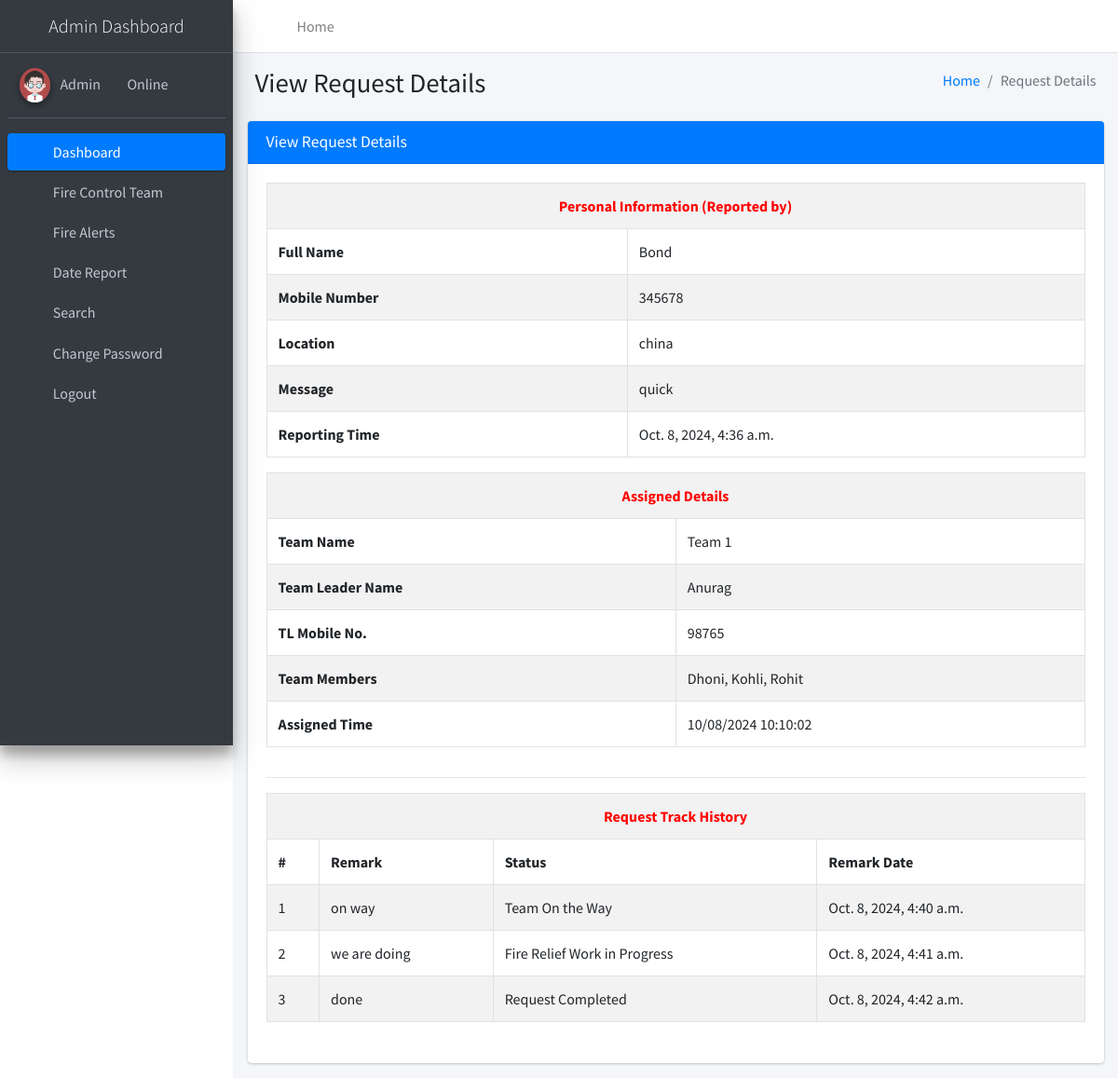
The app's page /viewRequestDetails/7 (signed in) with its own data.
### firereport/models.py (models this page shows, shortened)
class Firereport(models.Model):
    FullName = models.CharField(max_length=250, null=True)
    MobileNumber = models.CharField(max_length=12, null=True)
    Location = models.CharField(max_length=200, null=True)
    Message = models.CharField(max_length=200, null=True)
    AssignTo = models.ForeignKey(Teams, on_delete=models.CASCADE, null=True)
    Status = models.CharField(max_length=150, null=True)
    Postingdate = models.DateTimeField(auto_now_add=True)
    AssignedTime = models.CharField(max_length=150, null=True)
    UpdationDate = models.DateTimeField(null=True)

class Teams(models.Model):
    teamName = models.CharField(max_length=200, null=True)
    teamLeaderName = models.CharField(max_length=250, null=True)
    teamLeadMobno = models.CharField(max_length=15, null=True)
    teamMembers = models.CharField(max_length=300, null=True)
    postingDate = models.DateTimeField(auto_now_add=True)

class Firetequesthistory(models.Model):
    firereport = models.ForeignKey(Firereport, on_delete=models.CASCADE, null=True)
    status = models.CharField(max_length=200, null=True)
    remark = models.CharField(max_length=250, null=True)
    postingDate = models.DateTimeField(auto_now_add=True)

### firereport/views.py (the view)
# urls.py: path('viewRequestDetails/<int:pid>', viewRequestDetails, name='viewRequestDetails'),
def viewRequestDetails(request,pid):
    if not request.user.is_authenticated:
        return redirect('admin_login')
    firereport = Firereport.objects.get(id=pid)
    report1 = Firetequesthistory.objects.filter(firereport=firereport)
    firereportid = firereport.id
    team = Teams.objects.all()
    reportcount = Firetequesthistory.objects.filter(firereport=firereport).count()
    try:
        if request.method == "POST":
            teamid = request.POST['AssignTo']
            Status="Assigned"
            team1 = Teams.objects.get(id=teamid)
            try:
                firereport.AssignTo = team1
                firereport.Status = Status
                now = datetime.now()
                firereport.AssignedTime = now.strftime("%m/%d/%Y %H:%M:%S")
                firereport.save()
                error = "no"
            except:
                error = "yes"
    except:
        if request.method == "POST":
            status = request.POST['status']
            remark = request.POST['remark']
            try:
                requesttracking = Firetequesthistory.objects.create(firereport=firereport,status=status, remark=remark)
                firereport.Status = status
                firereport.save()
                firereport.UpdationDate = date.today()
                error1 = "no"
            except:
                error1 = "yes"
    return render(request, 'admin/viewRequestDetails.html', locals())

### firereport/templates/admin/viewRequestDetails.html (shortened to what this page needs)
{% extends 'adminNavbar.html' %}
{% block main %}
{% load static %}
<section class="content">
    <div class="content-header">
        <div class="container-fluid">
            <div class="row mb-2">
                <div class="col-sm-6">
                    <h1 class="m-0">View Request Details</h1>
                </div>
                <div class="col-sm-6">
                    <ol class="breadcrumb float-sm-right">
                        <li class="breadcrumb-item"><a href="{% url 'dashboard' %}">Home</a></li>
                        <li class="breadcrumb-item active">Request Details</li>
                    </ol>
                </div>
            </div>
        </div>
    </div>
    <div class="container-fluid">
        <div class="row">
            <div class="col-md-12">
                <div class="card card-primary">
                    <div class="card-header">
                        <h3 class="card-title">View Request Details</h3>
                    </div>
                    <div class="card-body">
                        <div class="row">
                            <div class="col-12">
                                <table id="example1" class="table table-bordered table-striped">
                                    <tr>
                                        <th style="text-align: center; color: red;" colspan="2">Personal Information (Reported by)
                                        </th>
                                    </tr>
                                    <tr>
                                        <th>Full Name</th>
                                        <td>{{firereport.FullName}}</td>
                                    </tr>
                                    <tr>
                                        <th>Mobile Number</th>
                                        <td>{{firereport.MobileNumber}}</td>
                                    </tr>
                                    <tr>
                                        <th>Location</th>
                                        <td>{{firereport.Location}}</td>
                                    </tr>
                                    <tr>
                                        <th>Message</th>
                                        <td>{{firereport.Message}}</td>
                                    </tr>
                                    <tr>
                                        <th>Reporting Time</th>
                                        <td>{{firereport.Postingdate}}</td>
                                    </tr>
                                </table>
                            </div>
                            {% if firereport.AssignTo == null %}
                            <h4 align="center" style="color:red;"> Not Assigned Yet </h4>
                            {% else %}
                            <div class="col-12">
                                <table id="example1" class="table table-bordered table-striped">
                                    <tr>
                                        <th style="text-align: center; color: red;" colspan="2">Assigned Details</th>
                                    </tr>
                                    <tr>
                                        <th>Team Name</th>
                                        <td>{{firereport.AssignTo.teamName}}</td>
                                    </tr>
                                    <tr>
                                        <th>Team Leader Name</th>
                                        <td>{{firereport.AssignTo.teamLeaderName}}</td>
                                    </tr>
                                    <tr>
                                        <th>TL Mobile No.</th>
                                        <td>{{firereport.AssignTo.teamLeadMobno}}</td>
                                    </tr>
                                    <tr>
                                        <th>Team Members</th>
                                        <td>{{firereport.AssignTo.teamMembers}}</td>
                                    </tr>
                                    <tr>
                                        <th>Assigned Time</th>
                                        <td>{{firereport.AssignedTime}}</td>
                                    </tr>
                                </table>
                            </div>
                            {% endif %}
                        </div>
                        <hr>
                        {% if reportcount != 0 %}
                        <table id="example1" class="table table-bordered table-striped">
                            <tr align="center" style="color: red;">
                                <th colspan="4">Request Track History</th>
                            </tr>
                            <tr>
                                <th>#</th>
                                <th>Remark</th>
                                <th>Status</th>
                                <th>Remark Date</th>
                            </tr>
                            {% for i in report1 %}
                            <tr>
                                <td>{{forloop.counter}}</td>
                                <td>{{i.remark}}</td>
                                <td>{{i.status}}</td>
                                <td>{{i.postingDate}}</td>
                            </tr>
                            {% endfor %}
                        </table>
                        {% endif %}
                        <br>
                    </div>
                </div>
            </div>
        </div>
    </div>
</section>
{% endblock %}

### firereport/templates/adminNavbar.html (shortened to what this page needs)
{% load static %}
<!DOCTYPE html>
<html lang="en">
<head>
<link rel="stylesheet"
	href="{% static 'plugins/fontawesome-free/css/all.min.css' %}">
<link rel="stylesheet"
	href="https://code.ionicframework.com/ionicons/2.0.1/css/ionicons.min.css">
<link rel="stylesheet"
	href="{% static 'plugins/tempusdominus-bootstrap-4/css/tempusdominus-bootstrap-4.min.css' %}">
<link rel="stylesheet"
	href="{% static 'plugins/icheck-bootstrap/icheck-bootstrap.min.css' %}">
<link rel="stylesheet" href="{% static 'plugins/jqvmap/jqvmap.min.css' %}">
<link rel="stylesheet" href="{% static 'dist/css/adminlte.min.css' %}">
<link rel="stylesheet"
	href="{% static 'plugins/overlayScrollbars/css/OverlayScrollbars.min.css' %}">
<link rel="stylesheet"
	href="{% static 'plugins/daterangepicker/daterangepicker.css' %}">
<link rel="stylesheet"
	href="{% static 'plugins/summernote/summernote-bs4.min.css' %}">
</head>
<body class="hold-transition sidebar-mini layout-fixed">
	<div class="wrapper">
		<nav
			class="main-header navbar navbar-expand navbar-white navbar-light">
			<ul class="navbar-nav">
				<li class="nav-item"><a class="nav-link" data-widget="pushmenu"
					href="#" role="button"><i class="fas fa-bars"></i></a></li>
				<li class="nav-item d-none d-sm-inline-block"><a
					href="{% url 'dashboard' %}" class="nav-link">Home</a></li>
			</ul>
			<ul class="navbar-nav ml-auto">
				<li class="nav-item"><a class="nav-link"
					data-widget="fullscreen" href="#" role="button"> <i
						class="fas fa-expand-arrows-alt"></i>
				</a></li>
				<li class="nav-item"><a class="nav-link"
					data-widget="control-sidebar" data-controlsidebar-slide="true"
					href="#" role="button"> <i class="fas fa-th-large"></i>
				</a></li>
			</ul>
		</nav>
		<aside class="main-sidebar sidebar-dark-primary elevation-4">
			<a href="#" class="brand-link"> <img src=""
				<center><span class="brand-text font-weight-light">Admin Dashboard</span></center>
			</a>
			<div class="sidebar">
				<div class="user-panel mt-3 pb-3 mb-3 d-flex">
					<div class="image">
						<img src="{% static 'dist/img/user2-160x160.jpg' %}"
							class="img-circle elevation-2" alt="User Image">
					</div>
					<div class="info">
						<a href="#">Admin &nbsp;&nbsp;</a> <a href="#"><i
							class="fa fa-circle text-success"></i> Online</a>
					</div>
				</div>
				<nav class="mt-2">
					<ul class="nav nav-pills nav-sidebar flex-column"
						data-widget="treeview" role="menu" data-accordion="false">
						<li class="nav-item"><a href="{% url 'dashboard' %}"
							class="nav-link active"> <i
								class="nav-icon fas fa-tachometer-alt"></i>
								<p>Dashboard</p>
						</a></li>
						<li class="nav-item">
							<a href="#" class="nav-link"> <i class="nav-icon fas fa-th"></i>
								<p> Fire Control Team <i class="fas fa-angle-left right"></i> </p>
							</a>
						</li>
						<li class="nav-item">
							<a href="#" class="nav-link"> <i class="nav-icon fas fa-tree"></i>
								<p>Fire Alerts <i class="fas fa-angle-left right"></i></p>
							</a>
						</li>
						<li class="nav-item"><a href="{% url 'dateReport' %}"
							class="nav-link"> <i class="nav-icon fas fa-calendar-alt"></i>
								<p>Date Report</p>
						</a></li>
						<li class="nav-item"><a href="{% url 'search' %}"
							class="nav-link"> <i class="nav-icon fas fa-search"></i>
								<p>Search</p>
						</a></li>
						<li class="nav-item"><a href="{% url 'changePassword' %}"
							class="nav-link"> <i class="nav-icon fas fa-cogs"></i>
								<p>Change Password</p>
						</a></li>
						<li class="nav-item"><a href="/logout" class="nav-link">
								<i class="nav-icon fas fa-power-off"></i>
								<p>Logout</p>
						</a></li>
					</ul>
				</nav>
			</div>
		</aside>
		<div class="content-wrapper">
			{% block main %}
			{% endblock %}
		</div>
	</div>
</body>
</html>

### records on screen
Firereport: FullName "Bond", MobileNumber "345678", Location "china", Message "quick", Postingdate "Oct. 8, 2024, 4:36 a.m.", AssignTo.teamName "Team 1", AssignTo.teamLeaderName "Anurag", AssignTo.teamLeadMobno "98765", AssignTo.teamMembers "Dhoni, Kohli, Rohit", AssignedTime "10/08/2024 10:10:02"
Firetequesthistory: remark "on way", status "Team On the Way", postingDate "Oct. 8, 2024, 4:40 a.m."
Firetequesthistory: remark "we are doing", status "Fire Relief Work in Progress", postingDate "Oct. 8, 2024, 4:41 a.m."
Firetequesthistory: remark "done", status "Request Completed", postingDate "Oct. 8, 2024, 4:42 a.m."
